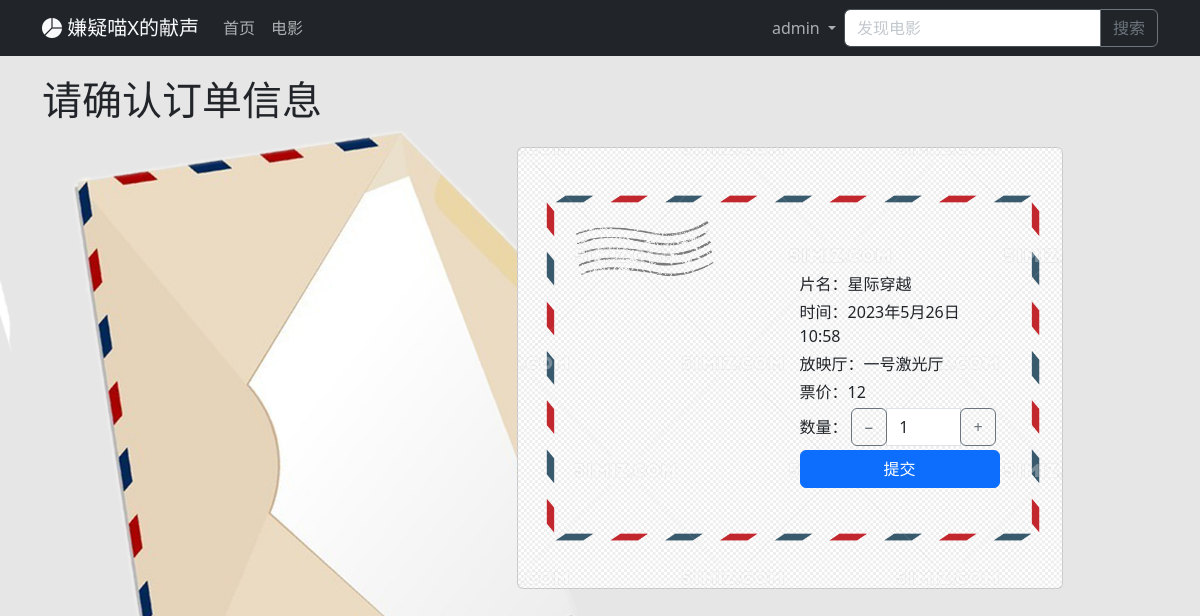
The page /m/ordering/18/ (signed in) on the database its author committed.
### productApp/models.py (models this page shows, shortened)
class movie_base(models.Model):
    name = models.CharField(max_length=100, verbose_name="名称")
    inform = models.TextField(verbose_name="简介")
    rate = models.FloatField(verbose_name="评分", blank=True, null=True, default=5.0)
    label = models.ManyToManyField(kind_base, verbose_name="标签", null=True, default=None)
    time_publish = models.DateField(max_length=20, default=timezone.now, verbose_name="上映时间")
    views = models.IntegerField(verbose_name="访问量", blank=True, null=True, default=0)
    photo = models.ImageField(upload_to='movie/', blank=True)
    showing = models.BooleanField(default=False, verbose_name="正在上映")
    class Meta:
        verbose_name = '电影'
        verbose_name_plural = '电影'

class session_base(models.Model):
    movie=models.ForeignKey(movie_base, verbose_name="电影", related_name="session", on_delete=models.PROTECT)
    time=models.DateTimeField(max_length=20, default=timezone.now, verbose_name="时间")
    location=models.ForeignKey(hall_base, verbose_name="厅", on_delete=models.PROTECT, default="")
    ordered_seats=models.IntegerField(verbose_name="已订座位数", blank=True, null=True, default=0)
    charge=models.IntegerField(verbose_name="票价", blank=True, null=True)
    class Meta:
        verbose_name = '场次'
        verbose_name_plural = '场次'

class hall_base(models.Model):
    name=models.CharField(max_length=100, verbose_name="名称")
    total_seats=models.IntegerField(verbose_name="座位数")
    class Meta:
        verbose_name = '放映厅'
        verbose_name_plural = '放映厅'

### productApp/views.py (the view)
# urls.py: path('ordering/<str:sessionid>/', views.ordering_view, name='ordering_url'),
def ordering_view(request, sessionid):
    session = get_object_or_404(session_base, id=sessionid)
    last_seats = int(session.location.total_seats) - int(session.ordered_seats)
    if request.method == 'POST':
        quantity = int(request.POST.get('quantity'))
        if request.user.is_authenticated == False:
            return redirect('/u/login/$?next=/m/ordering/'+sessionid)
        elif last_seats < quantity :
            return redirect('/m/movie/' + str(session.movie.id) + '?error_order=余票不足' + '#buy_ticket_head')
        else:
            session.ordered_seats += quantity
            session.save()
            for i in range(quantity):
                ticket = ticket_base(session=session, user=request.user, status=1)
                ticket.save()
            return render(request, 'orderSuccess.html', {
                'movie':session.movie,
                'session':session
            })
    else:
        if request.user.is_authenticated == False:
            return redirect('/u/login/$?next=/m/ordering/'+sessionid)
        return render(request, 'ordering.html', {
            'movie':session.movie,
            'session':session
        })

### productApp/templates/ordering.html (shortened to what this page needs)
{% extends 'base.html' %}
{% load static %}
{% block content %}
    <div class="container" style="height: calc(100vh - 70px);">
        <h1 class="sub-head">请确认订单信息</h1>
        <div class="row" style="height: calc(50% - 350px);"></div>
        <div class="row">
            <div class="col-md-5">
            </div>
            <div class="col-md-6">
                <div class="card letter" style="aspect-ratio: 4/3 ">
                    <div class="d-flex align-content-center justify-content-center m-3" style="height: 100%;">
                        <div class="align-self-center m-3"
                            style="background-image: url('{{movie.photo.url}}');
                                    width: 35%; aspect-ratio: 1/1;
                                    background-size: cover;
                                    border-radius: 6px;">
                        </div>
                        <div class="align-self-center m-3"
                            style="width: 200px; height: 200px;
                                background-size: cover;
                                border-radius: 6px;">
                            <p class="m-1">片名：{{session.movie.name}}</p>
                            <p class="m-1">时间：{{session.time.year}}年{{session.time.month}}月{{session.time.day}}日 {{session.time.hour}}:{{session.time.minute}}</p>
                            <p class="m-1">放映厅：{{session.location.name}}</p>
                            <p class="m-1">票价：{{session.charge}}</p>
                            <form id="myForm" method="post">
                                <div class="form-group">
                                  <div class="input-group">
                                    <label class="align-self-center mx-1">数量：</label>
                                    <div class="input-group-prepend">
                                      <button class="btn btn-outline-secondary" type="button" id="minusBtn">&#8722;</button>
                                    </div>
                                    <input type="text" class="form-control" id="quantity" name="quantity" value="1" readonly>
                                    <div class="input-group-append">
                                      <button class="btn btn-outline-secondary" type="button" id="addBtn">&#43;</button>
                                    </div>
                                  </div>
                                </div>
                                <button type="submit" class="btn btn-primary m-1" style="width: 100%;">提交</button>
                            </form>
                        </div>
                    </div>
                </div>
            </div>
        </div>
    </div>
{% endblock %}

### templates/base.html (shortened to what this page needs)
{% load static %}
<!DOCTYPE HTML>
<html lang="zh-cn">
<head>
    <link rel="stylesheet" href="{% static '/bootstrap/dist/css/bootstrap.min.css' %}">
    <link rel="stylesheet" href="{% static '/bootstrap-icons-1.10.5/font/bootstrap-icons.css' %}">
    <link rel="stylesheet" href="{% static 'css/style.css' %}">
</head>
<body>
    <nav class="navbar bg-dark navbar-expand-lg bd-navbar sticky-top" data-bs-theme="dark">
        <div class="container">
            <a class="navbar-brand" href="{% url 'home' %}">
                <span><i class="bi bi-pie-chart-fill"></i> 嫌疑喵X的献声</span>
            </a>
            <div class="collapse navbar-collapse" id="navbarScroll">
                <ul class="navbar-nav me-auto my-2 my-lg-0 navbar-nav-scroll" style="--bs-scroll-height: 100px;">
                    <li class="nav-item subject">
                        <a class="nav-link" id="home" aria-current="page" href="{% url 'home' %}">首页</a>
                    </li>
                    <li class="nav-item subject">
                        <a class="nav-link" id="product" href="{% url 'productApp:product' 'all' %}">电影</a>
                    </li>
                </ul>
                <ul class="nav navbar-nav navbar-right">
                    {% if request.user.is_authenticated %}
                    <li class="nav-item dropdown">
                        <a class="nav-link dropdown-toggle subject" data-bs-toggle="dropdown" href="#" role="button" aria-expanded="false">
                            {{request.user}}
                        </a>
                    </li>
                    {% else %}
                    <a type="button" class="btn btn-success navbar-btn" href="{% url 'loginApp:login_url' %}?next={% firstof request.path '/' %}">登录</a>
                    <a type="button" class="btn btn-dark navbar-btn" href="{% url 'loginApp:signin_url' %}?next={% firstof request.path '/' %}">注册</a>
                    {% endif %}
                </ul>
                <form action="{% url 'productApp:search_url' %}" method="get" class="d-flex" role="search">
                    <div class="input-group">
                        <input class="form-control" type="search" placeholder="发现电影" name="s_movie" aria-label="search" aria-describedby="button-addon2">
                        <button class="btn btn-outline-secondary" type="submit" id="button-addon2">搜索</button>
                    </div>
                </form>
            </div>
        </div>
    </nav>
    <div class="base" id="base0" style="position: relative;">
        <div class="base" id="base1" style="position: absolute;">
        </div>
        <div class="base" style="z-index: 2; position: absolute;">
            {% block content %}{% endblock %}
        </div>
    </div>
</body>
</html>

### static/css/style.css (style rules this page uses)
body { background-color: rgb(231, 230, 230); background-repeat: no-repeat; background-attachment: fixed; background-size: cover; }
.base { width: 100%; min-height: calc(100vh - 56px); background-size:cover; }
.sub-head { margin-top: 20px; }
.letter { background-image: url('../img/letter.png'); background-size: cover; }
.subject { object-fit:cover; transition:transform .5s; }

### rows shown on the page
session_base: movie.name "星际穿越", time.year "2023", time.month "5", time.day "26", time.hour "10", time.minute "58", location.name "一号激光厅", charge "12"

### other values the page prints
{{ request.user }} "admin"
